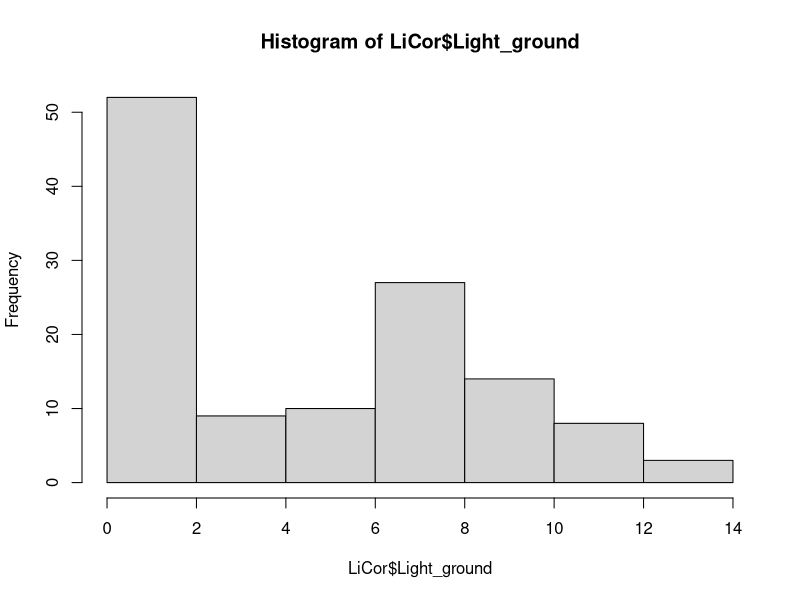
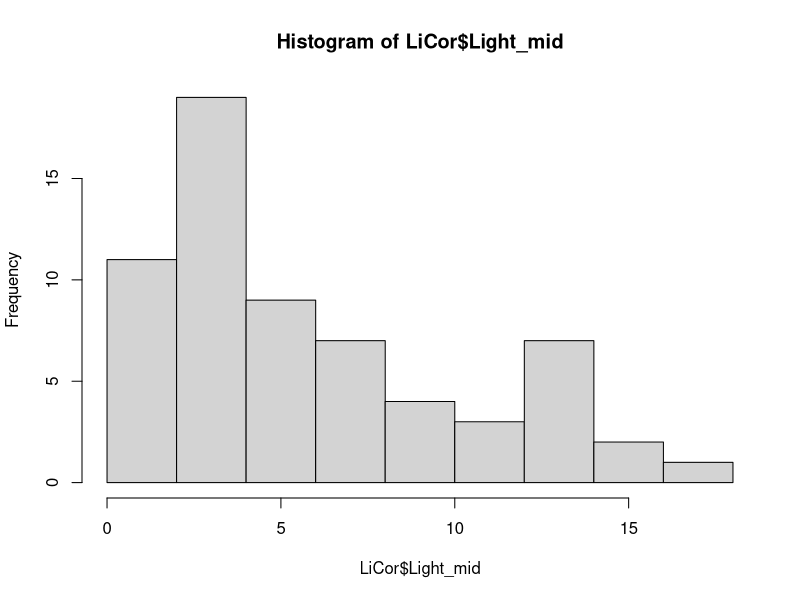
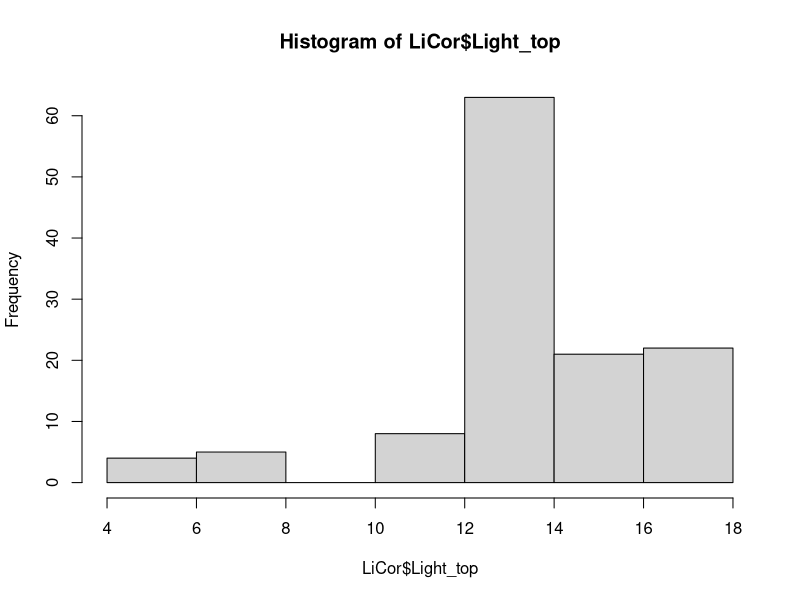
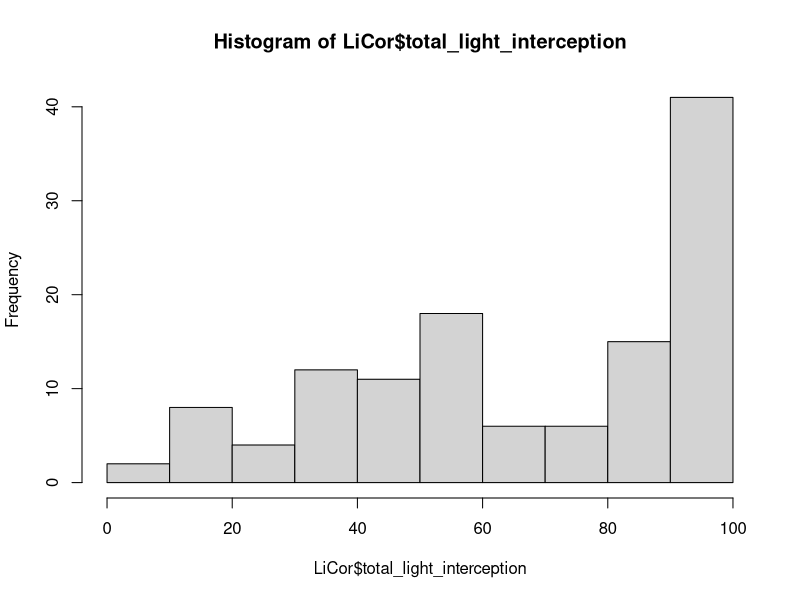
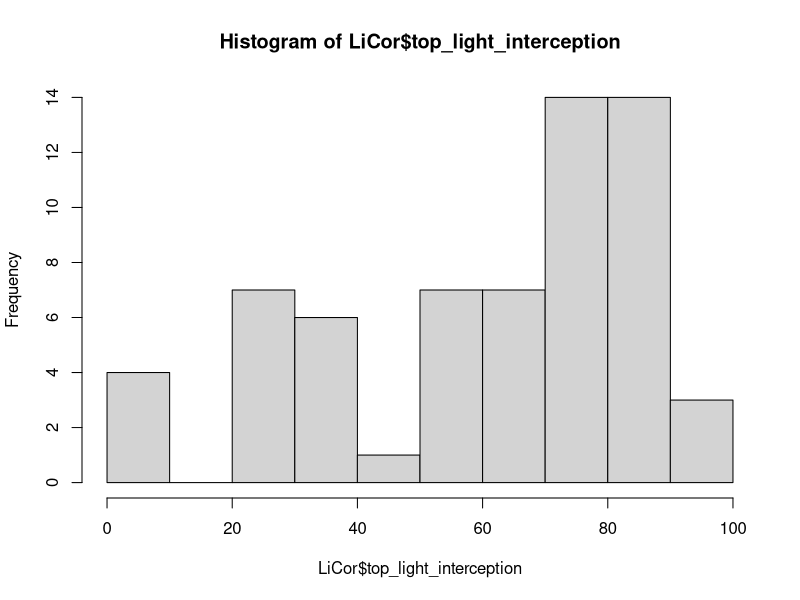
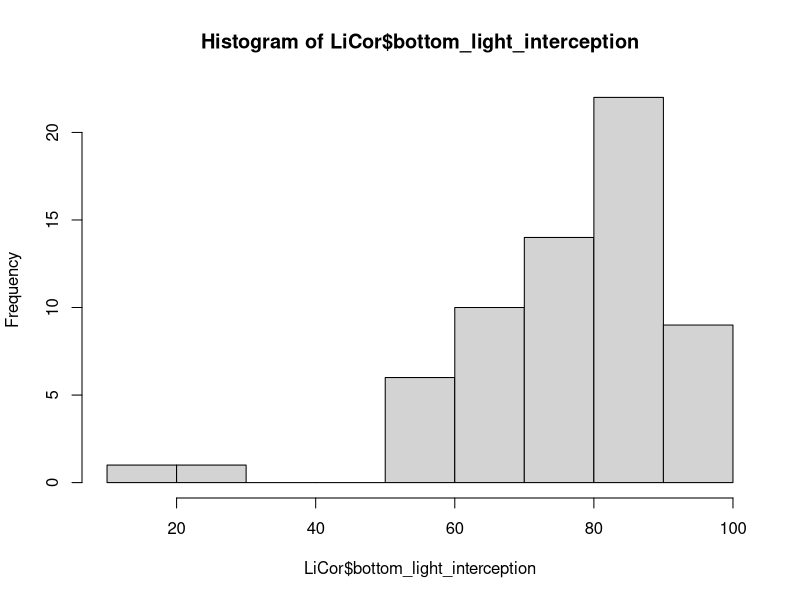
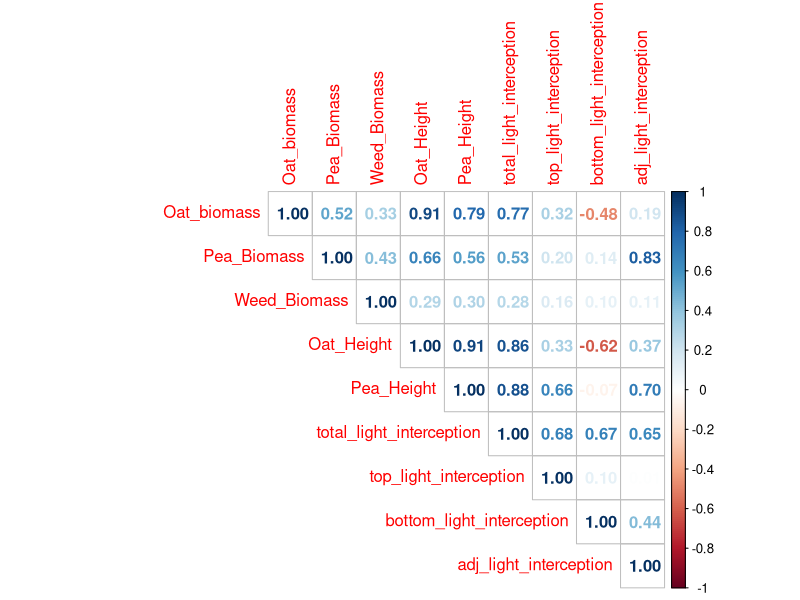
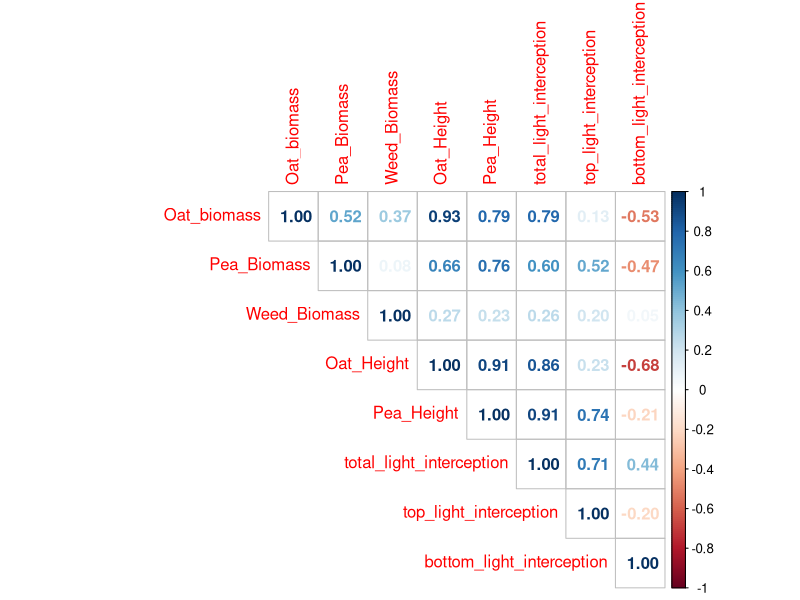

Reproduce these figures in R, in order. (Note: this script raises an error after producing the figures.)
# Data from 2025 NY oat-pea intercrop trials
# Field : Helfner
# 20 plots; these were the first 10 'border' plots on each side of the 400 plot B4I experiment
# 5 oat accessions
# 5 pea accessions
# intercrops and monocrops of oat and pea
# each accession exists has a monoculture and as one intercrop with an accession of the other species
# each plot divided into 3 subplots; subplot 1 always north side and subplot 3 always the south side
# seeding rate for the monocultures was 54g oat mono, 8 seed per square ft pea mono
# intercrops were planted at a percentage of those seeding rates: 40% oat and 60% pea

# PAR measurements taken using a LiCor LI-188B
# Integration = 10
# Range = 100x
# Quantum Sensor Unit: µmol PAR m-2 s-1
# sensor slowly moved horizontally through canopy within each subplot
# Timepoint 1 : June 2-3 2025
# Timepoint 2 : June 24-25 2025
# Timepoint 3 : July 14-15 2025
# measurements taken by Leah and recorded by hand (T1), and in Fieldbook (T2,T3) by Mirza
# PAR measurement taken with sensor on the ground and above canopy
# in T2 and T3 another PAR measurement was taken _ cm from the ground

# Raw data : https://cornell.app.box.com/folder/342321167330
# data exists elsewhere for plant height, biomass, stand count (https://oat.triticeaetoolbox.org/breeders/trial/6830; "data/B4I_2025_PM3D_NY_phenotypes.csv")
## Above ground dry biomass - g|timepoint X|COMP:0000110
## Pea Aboveground Dry Biomass - g|timepoint X|COMP:0000118
## Weed above ground dry biomass - g|timepoint X|COMP:0000126
## Plant establishment - plants/ft2|CO_350:0005124
## Pea Plant Establishment - plants/ft2|CO_xxx:0003011
## Plant height - cm|timepoint X|COMP:0000114
## Pea Plant Height - cm|timepoint X|COMP:0000122
# Since seeding rates are different between interfrop and monoculture, we will want to have the standcounts (emergence) data

################################################################################

# Photosynthetically Active Radiation (PAR) data from a Li-Cor Quantum Sensor
# Above canopy PAR represents the total light available above the crop canopy (i.e., incident light).
# Below canopy PAR indicates the amount of light that passes through the canopy and is available for the plants below it.

# Light Interception (LI): percentage of light that is absorbed by the canopy compared to the incident light
# LI = ((PAR_above - PAR_below) / PAR_above) * 100

# Light Interception Efficiency (LIE): measure of how efficiently the crops intercept light compared to a baseline, such as monocrop systems or theoretical maximum light interception.
# LIE = mean_intercrop_LI / mean_monocrop_LI

################################################################################

library(readxl)
library(ggplot2)
library(dplyr)
library(tidyr)
library(corrplot)
library(lme4)
library(multcomp)
library(emmeans)

LiCor <- read_excel("data/T1_T2_T3_light_interception.xlsx", sheet = 'Long')

LiCor$plot_number <- as.factor(LiCor$plot_number)
LiCor$subplot_number <- as.factor(LiCor$subplot_number)
LiCor$Timepoint <- as.factor(LiCor$Timepoint)
LiCor$Crop <- as.factor(LiCor$Crop)
LiCor$oat_accession_name <- as.factor(LiCor$oat_accession_name)
LiCor$pea_accession_name <- as.factor(LiCor$pea_accession_name)

### Light Interception (LI)
LiCor$total_light_interception <- ((LiCor$Light_top - LiCor$Light_ground) / LiCor$Light_top) * 100
LiCor$top_light_interception <- ((LiCor$Light_top - LiCor$Light_mid) / LiCor$Light_top) * 100
LiCor$bottom_light_interception <- ((LiCor$Light_mid - LiCor$Light_ground) / LiCor$Light_mid) * 100

intercrop_data <- LiCor[LiCor$System == "intercrop", ]
monocrop_data <- LiCor[LiCor$System == "monoculture", ]
mono_pea <- LiCor[LiCor$Crop == "pea", ]
mono_oat <- LiCor[LiCor$Crop == "oat", ]

### Light Interception Efficiency (LIE)
mean_intercrop_LI <- mean(intercrop_data$total_light_interception, na.rm = TRUE)
mean_monocrop_LI <- mean(monocrop_data$total_light_interception, na.rm = TRUE)
mean_mono_pea_LI <- mean(mono_pea$total_light_interception, na.rm = TRUE)
mean_mono_oat_LI <- mean(mono_oat$total_light_interception, na.rm = TRUE)
LIE <- mean_intercrop_LI / mean_monocrop_LI
LIE_p <- mean_intercrop_LI / mean_mono_pea_LI
LIE_o <- mean_intercrop_LI / mean_mono_oat_LI
# intercrops intercept more light on average than monocultures
## intercrops intercept more light than pea monocultures, but less light than oat monocultures

rm(mono_oat,mono_pea,monocrop_data,mean_monocrop_LI,mean_mono_pea_LI,mean_mono_oat_LI)

# This does not account for differences in seeding rate between monocultures and intercrops, so below will adjust based on stand counts
## In excel, I sorted oats by oat name>system(inter/mono)>plot so that I had a list with oat accessions grouped together with the two intercrop plots followed by its monoculture version
## I then made a new column (Oat_prcnt) and set the value for the monoculture to 1. This represents that the monoculture was planted at 100% seeding rate. Whatever establishment exists for a 100% seeding rate is concidered 100% stand count
## For each accession's subplots I took the subplot's stand count and divided it by the same subplot in the monoculture version of the accession. This gives observed seeding rate or stand count as a percentage of monoculture
## The same process was done for peas
## Prct from each subplot is X% stand count
## average the two intercrop X% stand counts
## change monoculture LIE value to X% of full mono value

# ChatGPT code to finish adjusting light values based on stand count
# Oat monoculture adjustment
# Step 1: Get inter means for oat_prcnt by accession × subplot
oat_inter_means <- LiCor %>%
  filter(System == "intercrop", Timepoint == 1) %>%
  group_by(oat_accession_name, subplot_number) %>%
  summarise(mean_oat_prcnt = mean(Oat_Prcnt, na.rm = TRUE), .groups = "drop")
# Step 2: Adjust monoculture interception
oat_mono_adj <- LiCor %>%
  filter(System == "monoculture") %>%
  left_join(oat_inter_means, by = c("oat_accession_name", "subplot_number")) %>%
  mutate(
    adj_light_interception = total_light_interception * mean_oat_prcnt,
    adj_top_light_interception = top_light_interception * mean_oat_prcnt,
    adj_bottom_light_interception = bottom_light_interception * mean_oat_prcnt
  )
# Pea monoculture Adjustment
# Step 1: Get inter means for pea_prcnt by accession × subplot
pea_inter_means <- LiCor %>%
  filter(System == "intercrop", Timepoint == 1) %>%
  group_by(pea_accession_name, subplot_number) %>%
  summarise(mean_pea_prcnt = mean(Pea_Prcnt, na.rm = TRUE), .groups = "drop")
# Step 2: Adjust monoculture interception
pea_mono_adj <- LiCor %>%
  filter(System == "monoculture") %>%
  left_join(pea_inter_means, by = c("pea_accession_name", "subplot_number")) %>%
  mutate(
    adj_light_interception = total_light_interception * mean_pea_prcnt,
    adj_top_light_interception = top_light_interception * mean_pea_prcnt,
    adj_bottom_light_interception = bottom_light_interception * mean_pea_prcnt
  )


# Add Adj oat mono values to data table
LiCor <- LiCor %>%
  left_join(
    oat_mono_adj %>%
      dplyr::select(oat_accession_name, plot_number, subplot_number, Timepoint, adj_light_interception),
    by = c("oat_accession_name", "plot_number", "subplot_number", "Timepoint")
  )
# Add Adj pea mono values to data table
LiCor <- LiCor %>%
  left_join(
    pea_mono_adj %>%
      dplyr::select(pea_accession_name, plot_number, subplot_number, Timepoint, adj_light_interception),
    by = c("pea_accession_name", "plot_number", "subplot_number", "Timepoint")
  )
#combine adjustment columns into one column
LiCor$adj_light_interception <- apply(LiCor[, c("adj_light_interception.x", "adj_light_interception.y")], 1, function(x)
  paste(na.omit(x), collapse = " ")
)

LiCor$adj_light_interception <- as.numeric(LiCor$adj_light_interception)

mono_pea <- LiCor[LiCor$Crop == "pea", ]
mono_oat <- LiCor[LiCor$Crop == "oat", ]
mean_mono_pea_LI <- mean(mono_pea$adj_light_interception, na.rm = TRUE)
mean_mono_oat_LI <- mean(mono_oat$adj_light_interception, na.rm = TRUE)
mean_mono_LI <- mean(c(mono_pea$adj_light_interception,mono_oat$adj_light_interception), na.rm=TRUE)
LIE_adj <- mean_intercrop_LI / mean_mono_LI
LIE_adj_p <- mean_intercrop_LI / mean_mono_pea_LI
LIE_adj_o <- mean_intercrop_LI / mean_mono_oat_LI
# intercrop plots were more efficient at light interception than the monocultures
# intercrops intercepted twice (2.18) as much light as the same stand count of monoculture

# Should intercrop be divided in half to account for the monoculture just being one species?
mean_intercrop_LI2 <- mean((intercrop_data$total_light_interception/2), na.rm = TRUE)
LIE_adj2 <- mean_intercrop_LI2 / mean_mono_LI
LIE_adj_o2 <- mean_intercrop_LI2 / mean_mono_oat_LI
LIE_adj_p2 <- mean_intercrop_LI2 / mean_mono_pea_LI
# intercrop plots were more efficent at light inerception than the monocultures
# intercrops intercepted slightly more light than the monocultures

### Histograms

hist(LiCor$Light_ground)
hist(LiCor$Light_mid)
hist(LiCor$Light_top)
hist(LiCor$total_light_interception)
hist(LiCor$top_light_interception)
hist(LiCor$bottom_light_interception)

### Correlations

# correlation matrix with pairwise complete obs
corr_matrix <- cor(LiCor[, c("Oat_biomass", "Pea_Biomass", "Weed_Biomass",
                             "Oat_Height", "Pea_Height", "total_light_interception",
                             "top_light_interception", "bottom_light_interception",
                             "adj_light_interception")],
  use = "pairwise.complete.obs"
)

corrplot(corr_matrix, method = "number", type = 'upper')

## intercrop plots only

# correlation matrix with pairwise complete obs
corr_matrix_int <- LiCor %>%
  filter(System == "intercrop") %>%
  dplyr::select(
    Oat_biomass, Pea_Biomass, Weed_Biomass,
    Oat_Height, Pea_Height,
    total_light_interception, top_light_interception,
    bottom_light_interception
  ) %>%
  cor(use = "pairwise.complete.obs")

corrplot(corr_matrix_int, method = "number", type = 'upper')

### LM Light Interception
model <- lm(total_light_interception~ plot_number + subplot_number + Timepoint + Crop, data=LiCor)
anova(model)
summary(model)

model2 <- lm(total_light_interception~ plot_number + subplot_number + Timepoint + Crop + oat_accession_name*Timepoint + pea_accession_name*Timepoint, data=LiCor)
anova(model2)
summary(model2)

model3 <- lm(total_light_interception~ plot_number + subplot_number + Timepoint + Crop + plot_number*Timepoint, data=LiCor)
anova(model3)
summary(model3)

AIC(model, model2, model3)

# Pairwise comparisons for Plot
emmeans(model, pairwise ~ plot_number)
# Pairwise comparisons for Subplot
emmeans(model, pairwise ~ subplot_number)

model_aov <- aov(total_light_interception~ plot_number + subplot_number + Timepoint + Crop, data=LiCor)

# differences in light interception between plots
tukey <- glht(model_aov, linfct = mcp(plot_number = "Tukey"))
summary(tukey)
plot(tukey)

# differences in light interception between subplots
tukey <- glht(model_aov, linfct = mcp(subplot_number = "Tukey"))
summary(tukey)
plot(tukey)

###  LM
model <- lm(Oat_biomass~ plot_number + subplot_number + Timepoint + Crop, data=LiCor)
anova(model)
summary(model)

model2 <- lm(Oat_biomass~ plot_number + subplot_number + Timepoint + Crop + oat_accession_name*Timepoint + pea_accession_name*Timepoint, data=LiCor)
anova(model2)
summary(model2)

model3 <- lm(Oat_biomass~ plot_number + subplot_number + Timepoint + Crop + plot_number*Timepoint, data=LiCor)
anova(model3)
summary(model3)

model4 <- lm(Oat_biomass~ plot_number + subplot_number + Timepoint + Crop + total_light_interception, data=LiCor)
anova(model4)
summary(model4)

AIC(model, model2, model4)

################################## Old Stuff ##################################


model <- lm(`Below Canopy Value` ~ Plot + Subplot + `Above Canopy Value`, data=LiCor)
anova(model)
summary(model)




model <- lm(`Below Canopy Value` ~ Plot * Subplot + `Above Canopy Value`, data=LiCor)
anova(model)
summary(model)

model <- lm(`Below Canopy Value` ~ Plot/Subplot + `Above Canopy Value`, data = LiCor)


# Pairwise comparisons for Plot
emmeans(model, pairwise ~ Plot)
# Pairwise comparisons for Subplot
emmeans(model, pairwise ~ Subplot)


library(multcomp)
tukey <- glht(model_aov, linfct = mcp(Subplot = "Tukey"))
summary(tukey)
plot(tukey)



model_fixed <- lm(`Below Canopy Value` ~ Plot * Subplot + `Above Canopy Value`, data = LiCor)
anova(model_fixed)
